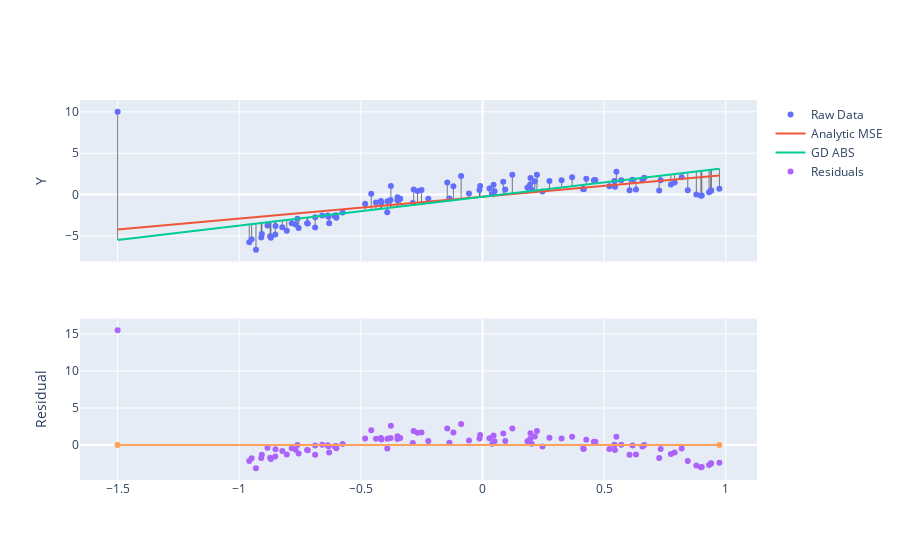

Write notebook code for a chart like this one.
### Markdown cell above
Visualizing the current best fit line

### Code cell
y_hat = lin_model(tx).detach().numpy()
gd_abs_line = go.Scatter(x=x,y=y_hat, name="GD ABS")
fig = make_subplots(rows=2, cols=1, shared_xaxes=True)
for t in residual_lines(x,y,y_hat) + [raw_data_plot, analytic_mse_line, gd_abs_line]:
    fig.add_trace(t, row=1,col=1)
fig.add_trace(go.Scatter(x=x, y = y - y_hat, mode='markers', name='Residuals'), row=2, col=1)
fig.add_trace(go.Scatter(x=[x.min(), x.max()], y = [0,0], showlegend=False), row=2, col=1)
fig.update_yaxes(title_text="Y", row=1, col=1)
fig.update_yaxes(title_text="Residual", row=2, col=1)
fig.update_layout(height=600)

### Figure 1 — Plotly figure (JSON) as saved in the notebook; plotly's stock layout.template omitted (floating-point values rounded to 4 significant figures)
{"data": [{"line": {"color": "black", "width": 0.5}, "mode": "lines", "showlegend": false, "type": "scatter", "x": [-1.5, -1.5], "xaxis": "x", "y": [10, -5.496], "yaxis": "y"}, {"line": {"color": "black", "width": 0.5}, "mode": "lines", "showlegend": false, "type": "scatter", "x": [-0.9588, -0.9588], "xaxis": "x", "y": [-5.763, -3.612], "yaxis": "y"}, {"line": {"color": "black", "width": 0.5}, "mode": "lines", "showlegend": false, "type": "scatter", "x": [-0.9492, -0.9492], "xaxis": "x", "y": [-5.387, -3.578], "yaxis": "y"}, {"line": {"color": "black", "width": 0.5}, "mode": "lines", "showlegend": false, "type": "scatter", "x": [-0.9312, -0.9312], "xaxis": "x", "y": [-6.654, -3.516], "yaxis": "y"}, {"line": {"color": "black", "width": 0.5}, "mode": "lines", "showlegend": false, "type": "scatter", "x": [-0.9095, -0.9095], "xaxis": "x", "y": [-5.191, -3.44], "yaxis": "y"}, {"line": {"color": "black", "width": 0.5}, "mode": "lines", "showlegend": false, "type": "scatter", "x": [-0.9071, -0.9071], "xaxis": "x", "y": [-4.763, -3.432], "yaxis": "y"}, {"line": {"color": "black", "width": 0.5}, "mode": "lines", "showlegend": false, "type": "scatter", "x": [-0.8838, -0.8838], "xaxis": "x", "y": [-3.742, -3.351], "yaxis": "y"}, {"line": {"color": "black", "width": 0.5}, "mode": "lines", "showlegend": false, "type": "scatter", "x": [-0.8729, -0.8729], "xaxis": "x", "y": [-5.029, -3.312], "yaxis": "y"}, {"line": {"color": "black", "width": 0.5}, "mode": "lines", "showlegend": false, "type": "scatter", "x": [-0.8699, -0.8699], "xaxis": "x", "y": [-5.203, -3.302], "yaxis": "y"}, {"line": {"color": "black", "width": 0.5}, "mode": "lines", "showlegend": false, "type": "scatter", "x": [-0.8519, -0.8519], "xaxis": "x", "y": [-4.81, -3.239], "yaxis": "y"}, {"line": {"color": "black", "width": 0.5}, "mode": "lines", "showlegend": false, "type": "scatter", "x": [-0.8509, -0.8509], "xaxis": "x", "y": [-3.808, -3.236], "yaxis": "y"}, {"line": {"color": "black", "width": 0.5}, "mode": "lines", "showlegend": false, "type": "scatter", "x": [-0.823, -0.823], "xaxis": "x", "y": [-3.948, -3.139], "yaxis": "y"}, {"line": {"color": "black", "width": 0.5}, "mode": "lines", "showlegend": false, "type": "scatter", "x": [-0.8047, -0.8047], "xaxis": "x", "y": [-4.375, -3.075], "yaxis": "y"}, {"line": {"color": "black", "width": 0.5}, "mode": "lines", "showlegend": false, "type": "scatter", "x": [-0.7842, -0.7842], "xaxis": "x", "y": [-3.453, -3.004], "yaxis": "y"}, {"line": {"color": "black", "width": 0.5}, "mode": "lines", "showlegend": false, "type": "scatter", "x": [-0.7683, -0.7683], "xaxis": "x", "y": [-3.598, -2.948], "yaxis": "y"}, {"line": {"color": "black", "width": 0.5}, "mode": "lines", "showlegend": false, "type": "scatter", "x": [-0.7608, -0.7608], "xaxis": "x", "y": [-2.92, -2.922], "yaxis": "y"}, {"line": {"color": "black", "width": 0.5}, "mode": "lines", "showlegend": false, "type": "scatter", "x": [-0.7559, -0.7559], "xaxis": "x", "y": [-4.045, -2.905], "yaxis": "y"}, {"line": {"color": "black", "width": 0.5}, "mode": "lines", "showlegend": false, "type": "scatter", "x": [-0.721, -0.721], "xaxis": "x", "y": [-3.472, -2.784], "yaxis": "y"}, {"line": {"color": "black", "width": 0.5}, "mode": "lines", "showlegend": false, "type": "scatter", "x": [-0.7182, -0.7182], "xaxis": "x", "y": [-3.492, -2.774], "yaxis": "y"}, {"line": {"color": "black", "width": 0.5}, "mode": "lines", "showlegend": false, "type": "scatter", "x": [-0.688, -0.688], "xaxis": "x", "y": [-3.982, -2.669], "yaxis": "y"}, {"line": {"color": "black", "width": 0.5}, "mode": "lines", "showlegend": false, "type": "scatter", "x": [-0.688, -0.688], "xaxis": "x", "y": [-2.75, -2.669], "yaxis": "y"}, {"line": {"color": "black", "width": 0.5}, "mode": "lines", "showlegend": false, "type": "scatter", "x": [-0.659, -0.659], "xaxis": "x", "y": [-2.531, -2.568], "yaxis": "y"}, {"line": {"color": "black", "width": 0.5}, "mode": "lines", "showlegend": false, "type": "scatter", "x": [-0.6364, -0.6364], "xaxis": "x", "y": [-2.525, -2.489], "yaxis": "y"}, {"line": {"color": "black", "width": 0.5}, "mode": "lines", "showlegend": false, "type": "scatter", "x": [-0.6332, -0.6332], "xaxis": "x", "y": [-2.668, -2.478], "yaxis": "y"}, {"line": {"color": "black", "width": 0.5}, "mode": "lines", "showlegend": false, "type": "scatter", "x": [-0.6303, -0.6303], "xaxis": "x", "y": [-3.471, -2.468], "yaxis": "y"}, {"line": {"color": "black", "width": 0.5}, "mode": "lines", "showlegend": false, "type": "scatter", "x": [-0.608, -0.608], "xaxis": "x", "y": [-2.597, -2.39], "yaxis": "y"}, {"line": {"color": "black", "width": 0.5}, "mode": "lines", "showlegend": false, "type": "scatter", "x": [-0.6026, -0.6026], "xaxis": "x", "y": [-2.5, -2.371], "yaxis": "y"}, {"line": {"color": "black", "width": 0.5}, "mode": "lines", "showlegend": false, "type": "scatter", "x": [-0.6007, -0.6007], "xaxis": "x", "y": [-2.807, -2.365], "yaxis": "y"}, {"line": {"color": "black", "width": 0.5}, "mode": "lines", "showlegend": false, "type": "scatter", "x": [-0.5753, -0.5753], "xaxis": "x", "y": [-2.163, -2.276], "yaxis": "y"}, {"line": {"color": "black", "width": 0.5}, "mode": "lines", "showlegend": false, "type": "scatter", "x": [-0.4824, -0.4824], "xaxis": "x", "y": [-1.095, -1.953], "yaxis": "y"}, {"line": {"color": "black", "width": 0.5}, "mode": "lines", "showlegend": false, "type": "scatter", "x": [-0.4573, -0.4573], "xaxis": "x", "y": [0.1119, -1.866], "yaxis": "y"}, {"line": {"color": "black", "width": 0.5}, "mode": "lines", "showlegend": false, "type": "scatter", "x": [-0.4381, -0.4381], "xaxis": "x", "y": [-0.96, -1.799], "yaxis": "y"}, {"line": {"color": "black", "width": 0.5}, "mode": "lines", "showlegend": false, "type": "scatter", "x": [-0.4175, -0.4175], "xaxis": "x", "y": [-0.7697, -1.727], "yaxis": "y"}, {"line": {"color": "black", "width": 0.5}, "mode": "lines", "showlegend": false, "type": "scatter", "x": [-0.4157, -0.4157], "xaxis": "x", "y": [-0.9905, -1.721], "yaxis": "y"}, {"line": {"color": "black", "width": 0.5}, "mode": "lines", "showlegend": false, "type": "scatter", "x": [-0.3915, -0.3915], "xaxis": "x", "y": [-2.131, -1.636], "yaxis": "y"}, {"line": {"color": "black", "width": 0.5}, "mode": "lines", "showlegend": false, "type": "scatter", "x": [-0.3908, -0.3908], "xaxis": "x", "y": [-0.8017, -1.634], "yaxis": "y"}, {"line": {"color": "black", "width": 0.5}, "mode": "lines", "showlegend": false, "type": "scatter", "x": [-0.378, -0.378], "xaxis": "x", "y": [-0.6636, -1.59], "yaxis": "y"}, {"line": {"color": "black", "width": 0.5}, "mode": "lines", "showlegend": false, "type": "scatter", "x": [-0.3766, -0.3766], "xaxis": "x", "y": [1.027, -1.584], "yaxis": "y"}, {"line": {"color": "black", "width": 0.5}, "mode": "lines", "showlegend": false, "type": "scatter", "x": [-0.3496, -0.3496], "xaxis": "x", "y": [-0.6725, -1.491], "yaxis": "y"}, {"line": {"color": "black", "width": 0.5}, "mode": "lines", "showlegend": false, "type": "scatter", "x": [-0.3493, -0.3493], "xaxis": "x", "y": [-0.3251, -1.49], "yaxis": "y"}, {"line": {"color": "black", "width": 0.5}, "mode": "lines", "showlegend": false, "type": "scatter", "x": [-0.3382, -0.3382], "xaxis": "x", "y": [-0.4964, -1.451], "yaxis": "y"}, {"line": {"color": "black", "width": 0.5}, "mode": "lines", "showlegend": false, "type": "scatter", "x": [-0.2865, -0.2865], "xaxis": "x", "y": [-1.006, -1.271], "yaxis": "y"}, {"line": {"color": "black", "width": 0.5}, "mode": "lines", "showlegend": false, "type": "scatter", "x": [-0.2831, -0.2831], "xaxis": "x", "y": [0.6303, -1.259], "yaxis": "y"}, {"line": {"color": "black", "width": 0.5}, "mode": "lines", "showlegend": false, "type": "scatter", "x": [-0.2673, -0.2673], "xaxis": "x", "y": [0.4388, -1.204], "yaxis": "y"}, {"line": {"color": "black", "width": 0.5}, "mode": "lines", "showlegend": false, "type": "scatter", "x": [-0.2509, -0.2509], "xaxis": "x", "y": [0.5491, -1.147], "yaxis": "y"}, {"line": {"color": "black", "width": 0.5}, "mode": "lines", "showlegend": false, "type": "scatter", "x": [-0.2226, -0.2226], "xaxis": "x", "y": [-0.5028, -1.048], "yaxis": "y"}, {"line": {"color": "black", "width": 0.5}, "mode": "lines", "showlegend": false, "type": "scatter", "x": [-0.1449, -0.1449], "xaxis": "x", "y": [1.463, -0.7778], "yaxis": "y"}, {"line": {"color": "black", "width": 0.5}, "mode": "lines", "showlegend": false, "type": "scatter", "x": [-0.1361, -0.1361], "xaxis": "x", "y": [-0.4637, -0.7472], "yaxis": "y"}, {"line": {"color": "black", "width": 0.5}, "mode": "lines", "showlegend": false, "type": "scatter", "x": [-0.1197, -0.1197], "xaxis": "x", "y": [0.9944, -0.69], "yaxis": "y"}, {"line": {"color": "black", "width": 0.5}, "mode": "lines", "showlegend": false, "type": "scatter", "x": [-0.08786, -0.08786], "xaxis": "x", "y": [2.239, -0.5792], "yaxis": "y"}, {"line": {"color": "black", "width": 0.5}, "mode": "lines", "showlegend": false, "type": "scatter", "x": [-0.05557, -0.05557], "xaxis": "x", "y": [0.1276, -0.4668], "yaxis": "y"}, {"line": {"color": "black", "width": 0.5}, "mode": "lines", "showlegend": false, "type": "scatter", "x": [-0.01241, -0.01241], "xaxis": "x", "y": [0.5657, -0.3165], "yaxis": "y"}, {"line": {"color": "black", "width": 0.5}, "mode": "lines", "showlegend": false, "type": "scatter", "x": [-0.009646, -0.009646], "xaxis": "x", "y": [1.04, -0.3069], "yaxis": "y"}, {"line": {"color": "black", "width": 0.5}, "mode": "lines", "showlegend": false, "type": "scatter", "x": [0.02847, 0.02847], "xaxis": "x", "y": [0.7297, -0.1742], "yaxis": "y"}, {"line": {"color": "black", "width": 0.5}, "mode": "lines", "showlegend": false, "type": "scatter", "x": [0.04014, 0.04014], "xaxis": "x", "y": [0.0285, -0.1335], "yaxis": "y"}, {"line": {"color": "black", "width": 0.5}, "mode": "lines", "showlegend": false, "type": "scatter", "x": [0.04547, 0.04547], "xaxis": "x", "y": [1.176, -0.115], "yaxis": "y"}, {"line": {"color": "black", "width": 0.5}, "mode": "lines", "showlegend": false, "type": "scatter", "x": [0.04951, 0.04951], "xaxis": "x", "y": [0.3951, -0.1009], "yaxis": "y"}, {"line": {"color": "black", "width": 0.5}, "mode": "lines", "showlegend": false, "type": "scatter", "x": [0.08539, 0.08539], "xaxis": "x", "y": [1.559, 0.02404], "yaxis": "y"}, {"line": {"color": "black", "width": 0.5}, "mode": "lines", "showlegend": false, "type": "scatter", "x": [0.09342, 0.09342], "xaxis": "x", "y": [0.6018, 0.05199], "yaxis": "y"}, {"line": {"color": "black", "width": 0.5}, "mode": "lines", "showlegend": false, "type": "scatter", "x": [0.1226, 0.1226], "xaxis": "x", "y": [2.393, 0.1534], "yaxis": "y"}, {"line": {"color": "black", "width": 0.5}, "mode": "lines", "showlegend": false, "type": "scatter", "x": [0.1848, 0.1848], "xaxis": "x", "y": [0.8696, 0.3703], "yaxis": "y"}, {"line": {"color": "black", "width": 0.5}, "mode": "lines", "showlegend": false, "type": "scatter", "x": [0.1958, 0.1958], "xaxis": "x", "y": [1.209, 0.4085], "yaxis": "y"}, {"line": {"color": "black", "width": 0.5}, "mode": "lines", "showlegend": false, "type": "scatter", "x": [0.1973, 0.1973], "xaxis": "x", "y": [2.006, 0.4137], "yaxis": "y"}, {"line": {"color": "black", "width": 0.5}, "mode": "lines", "showlegend": false, "type": "scatter", "x": [0.2022, 0.2022], "xaxis": "x", "y": [0.5815, 0.4308], "yaxis": "y"}, {"line": {"color": "black", "width": 0.5}, "mode": "lines", "showlegend": false, "type": "scatter", "x": [0.2151, 0.2151], "xaxis": "x", "y": [1.619, 0.4756], "yaxis": "y"}, {"line": {"color": "black", "width": 0.5}, "mode": "lines", "showlegend": false, "type": "scatter", "x": [0.2237, 0.2237], "xaxis": "x", "y": [2.386, 0.5056], "yaxis": "y"}, {"line": {"color": "black", "width": 0.5}, "mode": "lines", "showlegend": false, "type": "scatter", "x": [0.2466, 0.2466], "xaxis": "x", "y": [0.3713, 0.5853], "yaxis": "y"}, {"line": {"color": "black", "width": 0.5}, "mode": "lines", "showlegend": false, "type": "scatter", "x": [0.2751, 0.2751], "xaxis": "x", "y": [1.652, 0.6846], "yaxis": "y"}, {"line": {"color": "black", "width": 0.5}, "mode": "lines", "showlegend": false, "type": "scatter", "x": [0.325, 0.325], "xaxis": "x", "y": [1.734, 0.8585], "yaxis": "y"}, {"line": {"color": "black", "width": 0.5}, "mode": "lines", "showlegend": false, "type": "scatter", "x": [0.3685, 0.3685], "xaxis": "x", "y": [2.11, 1.01], "yaxis": "y"}, {"line": {"color": "black", "width": 0.5}, "mode": "lines", "showlegend": false, "type": "scatter", "x": [0.4137, 0.4137], "xaxis": "x", "y": [0.6906, 1.167], "yaxis": "y"}, {"line": {"color": "black", "width": 0.5}, "mode": "lines", "showlegend": false, "type": "scatter", "x": [0.4161, 0.4161], "xaxis": "x", "y": [0.6314, 1.176], "yaxis": "y"}, {"line": {"color": "black", "width": 0.5}, "mode": "lines", "showlegend": false, "type": "scatter", "x": [0.4265, 0.4265], "xaxis": "x", "y": [1.917, 1.212], "yaxis": "y"}, {"line": {"color": "black", "width": 0.5}, "mode": "lines", "showlegend": false, "type": "scatter", "x": [0.458, 0.458], "xaxis": "x", "y": [1.743, 1.321], "yaxis": "y"}, {"line": {"color": "black", "width": 0.5}, "mode": "lines", "showlegend": false, "type": "scatter", "x": [0.4592, 0.4592], "xaxis": "x", "y": [1.709, 1.326], "yaxis": "y"}, {"line": {"color": "black", "width": 0.5}, "mode": "lines", "showlegend": false, "type": "scatter", "x": [0.464, 0.464], "xaxis": "x", "y": [1.773, 1.342], "yaxis": "y"}, {"line": {"color": "black", "width": 0.5}, "mode": "lines", "showlegend": false, "type": "scatter", "x": [0.5216, 0.5216], "xaxis": "x", "y": [1.001, 1.543], "yaxis": "y"}, {"line": {"color": "black", "width": 0.5}, "mode": "lines", "showlegend": false, "type": "scatter", "x": [0.5419, 0.5419], "xaxis": "x", "y": [1.614, 1.614], "yaxis": "y"}, {"line": {"color": "black", "width": 0.5}, "mode": "lines", "showlegend": false, "type": "scatter", "x": [0.5425, 0.5425], "xaxis": "x", "y": [1.655, 1.616], "yaxis": "y"}, {"line": {"color": "black", "width": 0.5}, "mode": "lines", "showlegend": false, "type": "scatter", "x": [0.5445, 0.5445], "xaxis": "x", "y": [0.9475, 1.623], "yaxis": "y"}, {"line": {"color": "black", "width": 0.5}, "mode": "lines", "showlegend": false, "type": "scatter", "x": [0.5503, 0.5503], "xaxis": "x", "y": [2.746, 1.643], "yaxis": "y"}, {"line": {"color": "black", "width": 0.5}, "mode": "lines", "showlegend": false, "type": "scatter", "x": [0.5704, 0.5704], "xaxis": "x", "y": [1.742, 1.713], "yaxis": "y"}, {"line": {"color": "black", "width": 0.5}, "mode": "lines", "showlegend": false, "type": "scatter", "x": [0.6044, 0.6044], "xaxis": "x", "y": [0.5181, 1.831], "yaxis": "y"}, {"line": {"color": "black", "width": 0.5}, "mode": "lines", "showlegend": false, "type": "scatter", "x": [0.6168, 0.6168], "xaxis": "x", "y": [1.788, 1.874], "yaxis": "y"}, {"line": {"color": "black", "width": 0.5}, "mode": "lines", "showlegend": false, "type": "scatter", "x": [0.6309, 0.6309], "xaxis": "x", "y": [0.6182, 1.923], "yaxis": "y"}, {"line": {"color": "black", "width": 0.5}, "mode": "lines", "showlegend": false, "type": "scatter", "x": [0.6575, 0.6575], "xaxis": "x", "y": [1.794, 2.016], "yaxis": "y"}, {"line": {"color": "black", "width": 0.5}, "mode": "lines", "showlegend": false, "type": "scatter", "x": [0.6649, 0.6649], "xaxis": "x", "y": [2.037, 2.042], "yaxis": "y"}, {"line": {"color": "black", "width": 0.5}, "mode": "lines", "showlegend": false, "type": "scatter", "x": [0.7262, 0.7262], "xaxis": "x", "y": [0.4946, 2.255], "yaxis": "y"}, {"line": {"color": "black", "width": 0.5}, "mode": "lines", "showlegend": false, "type": "scatter", "x": [0.7324, 0.7324], "xaxis": "x", "y": [1.726, 2.277], "yaxis": "y"}, {"line": {"color": "black", "width": 0.5}, "mode": "lines", "showlegend": false, "type": "scatter", "x": [0.7744, 0.7744], "xaxis": "x", "y": [1.213, 2.423], "yaxis": "y"}, {"line": {"color": "black", "width": 0.5}, "mode": "lines", "showlegend": false, "type": "scatter", "x": [0.7897, 0.7897], "xaxis": "x", "y": [1.45, 2.476], "yaxis": "y"}, {"line": {"color": "black", "width": 0.5}, "mode": "lines", "showlegend": false, "type": "scatter", "x": [0.8186, 0.8186], "xaxis": "x", "y": [2.103, 2.577], "yaxis": "y"}, {"line": {"color": "black", "width": 0.5}, "mode": "lines", "showlegend": false, "type": "scatter", "x": [0.8437, 0.8437], "xaxis": "x", "y": [0.5118, 2.664], "yaxis": "y"}, {"line": {"color": "black", "width": 0.5}, "mode": "lines", "showlegend": false, "type": "scatter", "x": [0.879, 0.879], "xaxis": "x", "y": [0.01883, 2.787], "yaxis": "y"}, {"line": {"color": "black", "width": 0.5}, "mode": "lines", "showlegend": false, "type": "scatter", "x": [0.8978, 0.8978], "xaxis": "x", "y": [-0.1533, 2.853], "yaxis": "y"}, {"line": {"color": "black", "width": 0.5}, "mode": "lines", "showlegend": false, "type": "scatter", "x": [0.9014, 0.9014], "xaxis": "x", "y": [-0.1171, 2.865], "yaxis": "y"}, {"line": {"color": "black", "width": 0.5}, "mode": "lines", "showlegend": false, "type": "scatter", "x": [0.9313, 0.9313], "xaxis": "x", "y": [0.2708, 2.969], "yaxis": "y"}, {"line": {"color": "black", "width": 0.5}, "mode": "lines", "showlegend": false, "type": "scatter", "x": [0.9392, 0.9392], "xaxis": "x", "y": [0.5282, 2.997], "yaxis": "y"}, {"line": {"color": "black", "width": 0.5}, "mode": "lines", "showlegend": false, "type": "scatter", "x": [0.9398, 0.9398], "xaxis": "x", "y": [0.4801, 2.999], "yaxis": "y"}, {"line": {"color": "black", "width": 0.5}, "mode": "lines", "showlegend": false, "type": "scatter", "x": [0.9738, 0.9738], "xaxis": "x", "y": [0.7074, 3.117], "yaxis": "y"}, {"mode": "markers", "name": "Raw Data", "type": "scatter", "x": [-1.5, -0.9588, -0.9492, -0.9312, -0.9095, -0.9071, -0.8838, -0.8729, -0.8699, -0.8519, -0.8509, -0.823, -0.8047, -0.7842, -0.7683, -0.7608, -0.7559, -0.721, -0.7182, -0.688, -0.688, -0.659, -0.6364, -0.6332, -0.6303, -0.608, -0.6026, -0.6007, -0.5753, -0.4824, -0.4573, -0.4381, -0.4175, -0.4157, -0.3915, -0.3908, -0.378, -0.3766, -0.3496, -0.3493, -0.3382, -0.2865, -0.2831, -0.2673, -0.2509, -0.2226, -0.1449, -0.1361, -0.1197, -0.08786, -0.05557, -0.01241, -0.009646, 0.02847, 0.04014, 0.04547, 0.04951, 0.08539, 0.09342, 0.1226, 0.1848, 0.1958, 0.1973, 0.2022, 0.2151, 0.2237, 0.2466, 0.2751, 0.325, 0.3685, 0.4137, 0.4161, 0.4265, 0.458, 0.4592, 0.464, 0.5216, 0.5419, 0.5425, 0.5445, 0.5503, 0.5704, 0.6044, 0.6168, 0.6309, 0.6575, 0.6649, 0.7262, 0.7324, 0.7744, 0.7897, 0.8186, 0.8437, 0.879, 0.8978, 0.9014, 0.9313, 0.9392, 0.9398, 0.9738], "xaxis": "x", "y": [10, -5.763, -5.387, -6.654, -5.191, -4.763, -3.742, -5.029, -5.203, -4.81, -3.808, -3.948, -4.375, -3.453, -3.598, -2.92, -4.045, -3.472, -3.492, -3.982, -2.75, -2.531, -2.525, -2.668, -3.471, -2.597, -2.5, -2.807, -2.163, -1.095, 0.1119, -0.96, -0.7697, -0.9905, -2.131, -0.8017, -0.6636, 1.027, -0.6725, -0.3251, -0.4964, -1.006, 0.6303, 0.4388, 0.5491, -0.5028, 1.463, -0.4637, 0.9944, 2.239, 0.1276, 0.5657, 1.04, 0.7297, 0.0285, 1.176, 0.3951, 1.559, 0.6018, 2.393, 0.8696, 1.209, 2.006, 0.5815, 1.619, 2.386, 0.3713, 1.652, 1.734, 2.11, 0.6906, 0.6314, 1.917, 1.743, 1.709, 1.773, 1.001, 1.614, 1.655, 0.9475, 2.746, 1.742, 0.5181, 1.788, 0.6182, 1.794, 2.037, 0.4946, 1.726, 1.213, 1.45, 2.103, 0.5118, 0.01883, -0.1533, -0.1171, 0.2708, 0.5282, 0.4801, 0.7074], "yaxis": "y"}, {"name": "Analytic MSE", "type": "scatter", "x": [-1.5, -0.9588, -0.9492, -0.9312, -0.9095, -0.9071, -0.8838, -0.8729, -0.8699, -0.8519, -0.8509, -0.823, -0.8047, -0.7842, -0.7683, -0.7608, -0.7559, -0.721, -0.7182, -0.688, -0.688, -0.659, -0.6364, -0.6332, -0.6303, -0.608, -0.6026, -0.6007, -0.5753, -0.4824, -0.4573, -0.4381, -0.4175, -0.4157, -0.3915, -0.3908, -0.378, -0.3766, -0.3496, -0.3493, -0.3382, -0.2865, -0.2831, -0.2673, -0.2509, -0.2226, -0.1449, -0.1361, -0.1197, -0.08786, -0.05557, -0.01241, -0.009646, 0.02847, 0.04014, 0.04547, 0.04951, 0.08539, 0.09342, 0.1226, 0.1848, 0.1958, 0.1973, 0.2022, 0.2151, 0.2237, 0.2466, 0.2751, 0.325, 0.3685, 0.4137, 0.4161, 0.4265, 0.458, 0.4592, 0.464, 0.5216, 0.5419, 0.5425, 0.5445, 0.5503, 0.5704, 0.6044, 0.6168, 0.6309, 0.6575, 0.6649, 0.7262, 0.7324, 0.7744, 0.7897, 0.8186, 0.8437, 0.879, 0.8978, 0.9014, 0.9313, 0.9392, 0.9398, 0.9738], "xaxis": "x", "y": [-4.229, -2.8, -2.774, -2.727, -2.669, -2.663, -2.601, -2.573, -2.565, -2.517, -2.514, -2.441, -2.392, -2.338, -2.296, -2.276, -2.264, -2.171, -2.164, -2.084, -2.084, -2.007, -1.948, -1.939, -1.932, -1.873, -1.858, -1.853, -1.786, -1.541, -1.475, -1.424, -1.37, -1.365, -1.301, -1.299, -1.265, -1.261, -1.19, -1.189, -1.16, -1.023, -1.014, -0.9726, -0.9294, -0.8547, -0.6494, -0.6261, -0.5827, -0.4986, -0.4133, -0.2993, -0.292, -0.1913, -0.1605, -0.1464, -0.1357, -0.0409, -0.01969, 0.05727, 0.2218, 0.2508, 0.2548, 0.2678, 0.3017, 0.3245, 0.385, 0.4603, 0.5922, 0.7069, 0.8265, 0.8329, 0.8602, 0.9435, 0.9467, 0.9593, 1.111, 1.165, 1.167, 1.172, 1.187, 1.24, 1.33, 1.363, 1.4, 1.47, 1.49, 1.652, 1.668, 1.779, 1.82, 1.896, 1.963, 2.056, 2.105, 2.115, 2.194, 2.215, 2.216, 2.306], "yaxis": "y"}, {"name": "GD ABS", "type": "scatter", "x": [-1.5, -0.9588, -0.9492, -0.9312, -0.9095, -0.9071, -0.8838, -0.8729, -0.8699, -0.8519, -0.8509, -0.823, -0.8047, -0.7842, -0.7683, -0.7608, -0.7559, -0.721, -0.7182, -0.688, -0.688, -0.659, -0.6364, -0.6332, -0.6303, -0.608, -0.6026, -0.6007, -0.5753, -0.4824, -0.4573, -0.4381, -0.4175, -0.4157, -0.3915, -0.3908, -0.378, -0.3766, -0.3496, -0.3493, -0.3382, -0.2865, -0.2831, -0.2673, -0.2509, -0.2226, -0.1449, -0.1361, -0.1197, -0.08786, -0.05557, -0.01241, -0.009646, 0.02847, 0.04014, 0.04547, 0.04951, 0.08539, 0.09342, 0.1226, 0.1848, 0.1958, 0.1973, 0.2022, 0.2151, 0.2237, 0.2466, 0.2751, 0.325, 0.3685, 0.4137, 0.4161, 0.4265, 0.458, 0.4592, 0.464, 0.5216, 0.5419, 0.5425, 0.5445, 0.5503, 0.5704, 0.6044, 0.6168, 0.6309, 0.6575, 0.6649, 0.7262, 0.7324, 0.7744, 0.7897, 0.8186, 0.8437, 0.879, 0.8978, 0.9014, 0.9313, 0.9392, 0.9398, 0.9738], "xaxis": "x", "y": [-5.496, -3.612, -3.578, -3.516, -3.44, -3.432, -3.351, -3.312, -3.302, -3.239, -3.236, -3.139, -3.075, -3.004, -2.948, -2.922, -2.905, -2.784, -2.774, -2.669, -2.669, -2.568, -2.489, -2.478, -2.468, -2.39, -2.371, -2.365, -2.276, -1.953, -1.866, -1.799, -1.727, -1.721, -1.636, -1.634, -1.59, -1.584, -1.491, -1.49, -1.451, -1.271, -1.259, -1.204, -1.147, -1.048, -0.7778, -0.7472, -0.69, -0.5792, -0.4668, -0.3165, -0.3069, -0.1742, -0.1335, -0.115, -0.1009, 0.02404, 0.05199, 0.1534, 0.3703, 0.4085, 0.4137, 0.4308, 0.4756, 0.5056, 0.5853, 0.6846, 0.8585, 1.01, 1.167, 1.176, 1.212, 1.321, 1.326, 1.342, 1.543, 1.614, 1.616, 1.623, 1.643, 1.713, 1.831, 1.874, 1.923, 2.016, 2.042, 2.255, 2.277, 2.423, 2.476, 2.577, 2.664, 2.787, 2.853, 2.865, 2.969, 2.997, 2.999, 3.117], "yaxis": "y"}, {"mode": "markers", "name": "Residuals", "type": "scatter", "x": [-1.5, -0.9588, -0.9492, -0.9312, -0.9095, -0.9071, -0.8838, -0.8729, -0.8699, -0.8519, -0.8509, -0.823, -0.8047, -0.7842, -0.7683, -0.7608, -0.7559, -0.721, -0.7182, -0.688, -0.688, -0.659, -0.6364, -0.6332, -0.6303, -0.608, -0.6026, -0.6007, -0.5753, -0.4824, -0.4573, -0.4381, -0.4175, -0.4157, -0.3915, -0.3908, -0.378, -0.3766, -0.3496, -0.3493, -0.3382, -0.2865, -0.2831, -0.2673, -0.2509, -0.2226, -0.1449, -0.1361, -0.1197, -0.08786, -0.05557, -0.01241, -0.009646, 0.02847, 0.04014, 0.04547, 0.04951, 0.08539, 0.09342, 0.1226, 0.1848, 0.1958, 0.1973, 0.2022, 0.2151, 0.2237, 0.2466, 0.2751, 0.325, 0.3685, 0.4137, 0.4161, 0.4265, 0.458, 0.4592, 0.464, 0.5216, 0.5419, 0.5425, 0.5445, 0.5503, 0.5704, 0.6044, 0.6168, 0.6309, 0.6575, 0.6649, 0.7262, 0.7324, 0.7744, 0.7897, 0.8186, 0.8437, 0.879, 0.8978, 0.9014, 0.9313, 0.9392, 0.9398, 0.9738], "xaxis": "x2", "y": [15.5, -2.152, -1.809, -3.138, -1.751, -1.331, -0.391, -1.717, -1.9, -1.571, -0.5721, -0.8095, -1.3, -0.4496, -0.6495, 0.002533, -1.14, -0.6882, -0.7182, -1.313, -0.08117, 0.03661, -0.03633, -0.1896, -1.003, -0.2071, -0.1287, -0.4421, 0.1136, 0.8575, 1.977, 0.8387, 0.9574, 0.7302, -0.4944, 0.8322, 0.9259, 2.612, 0.8181, 1.165, 0.9544, 0.2649, 1.889, 1.643, 1.696, 0.5457, 2.241, 0.2835, 1.684, 2.818, 0.5943, 0.8822, 1.347, 0.9039, 0.162, 1.291, 0.496, 1.534, 0.5498, 2.239, 0.4993, 0.8002, 1.592, 0.1507, 1.144, 1.88, -0.214, 0.9672, 0.876, 1.1, -0.4765, -0.5442, 0.7056, 0.4214, 0.3839, 0.4311, -0.5422, -7.31e-06, 0.03964, -0.675, 1.103, 0.02897, -1.313, -0.08603, -1.305, -0.2216, -0.004321, -1.761, -0.5505, -1.21, -1.026, -0.4741, -2.153, -2.768, -3.006, -2.982, -2.698, -2.469, -2.519, -2.41], "yaxis": "y2"}, {"showlegend": false, "type": "scatter", "x": [-1.5, 0.9738], "xaxis": "x2", "y": [0, 0], "yaxis": "y2"}], "layout": {"autosize": true, "xaxis": {"anchor": "y", "autorange": true, "domain": [0, 1], "matches": "x2", "range": [-1.653, 1.127], "showticklabels": false, "type": "linear"}, "xaxis2": {"anchor": "y2", "autorange": true, "domain": [0, 1], "range": [-1.653, 1.127], "type": "linear"}, "yaxis": {"anchor": "x", "autorange": true, "domain": [0.575, 1], "range": [-8.032, 11.38], "title": {"text": "Y"}, "type": "linear"}, "yaxis2": {"anchor": "x2", "autorange": true, "domain": [0, 0.425], "range": [-4.68, 17.04], "title": {"text": "Residual"}, "type": "linear"}}}
